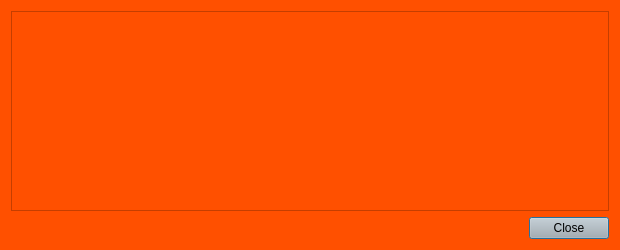
<?xml version="1.0" encoding="UTF-8"?>
<ui version="4.0">
 <class>TransactionDescDialog</class>
 <widget class="QDialog" name="TransactionDescDialog">
  <property name="geometry">
   <rect>
    <x>0</x>
    <y>0</y>
    <width>620</width>
    <height>250</height>
   </rect>
  </property>
  <property name="palette">
   <palette>
    <active>
     <colorrole role="WindowText">
      <brush brushstyle="SolidPattern">
       <color alpha="255">
        <red>0</red>
        <green>0</green>
        <blue>0</blue>
       </color>
      </brush>
     </colorrole>
     <colorrole role="Button">
      <brush brushstyle="SolidPattern">
       <color alpha="255">
        <red>255</red>
        <green>80</green>
        <blue>0</blue>
       </color>
      </brush>
     </colorrole>
     <colorrole role="Light">
      <brush brushstyle="SolidPattern">
       <color alpha="255">
        <red>207</red>
        <green>207</green>
        <blue>207</blue>
       </color>
      </brush>
     </colorrole>
     <colorrole role="Midlight">
      <brush brushstyle="SolidPattern">
       <color alpha="255">
        <red>172</red>
        <green>172</green>
        <blue>172</blue>
       </color>
      </brush>
     </colorrole>
     <colorrole role="Dark">
      <brush brushstyle="SolidPattern">
       <color alpha="255">
        <red>69</red>
        <green>69</green>
        <blue>69</blue>
       </color>
      </brush>
     </colorrole>
     <colorrole role="Mid">
      <brush brushstyle="SolidPattern">
       <color alpha="255">
        <red>92</red>
        <green>92</green>
        <blue>92</blue>
       </color>
      </brush>
     </colorrole>
     <colorrole role="Text">
      <brush brushstyle="SolidPattern">
       <color alpha="255">
        <red>0</red>
        <green>0</green>
        <blue>0</blue>
       </color>
      </brush>
     </colorrole>
     <colorrole role="BrightText">
      <brush brushstyle="SolidPattern">
       <color alpha="255">
        <red>255</red>
        <green>255</green>
        <blue>255</blue>
       </color>
      </brush>
     </colorrole>
     <colorrole role="ButtonText">
      <brush brushstyle="SolidPattern">
       <color alpha="255">
        <red>0</red>
        <green>0</green>
        <blue>0</blue>
       </color>
      </brush>
     </colorrole>
     <colorrole role="Base">
      <brush brushstyle="SolidPattern">
       <color alpha="255">
        <red>255</red>
        <green>255</green>
        <blue>255</blue>
       </color>
      </brush>
     </colorrole>
     <colorrole role="Window">
      <brush brushstyle="SolidPattern">
       <color alpha="255">
        <red>255</red>
        <green>80</green>
        <blue>0</blue>
       </color>
      </brush>
     </colorrole>
     <colorrole role="Shadow">
      <brush brushstyle="SolidPattern">
       <color alpha="255">
        <red>0</red>
        <green>0</green>
        <blue>0</blue>
       </color>
      </brush>
     </colorrole>
     <colorrole role="AlternateBase">
      <brush brushstyle="SolidPattern">
       <color alpha="255">
        <red>196</red>
        <green>196</green>
        <blue>196</blue>
       </color>
      </brush>
     </colorrole>
     <colorrole role="ToolTipBase">
      <brush brushstyle="SolidPattern">
       <color alpha="255">
        <red>255</red>
        <green>255</green>
        <blue>220</blue>
       </color>
      </brush>
     </colorrole>
     <colorrole role="ToolTipText">
      <brush brushstyle="SolidPattern">
       <color alpha="255">
        <red>0</red>
        <green>0</green>
        <blue>0</blue>
       </color>
      </brush>
     </colorrole>
    </active>
    <inactive>
     <colorrole role="WindowText">
      <brush brushstyle="SolidPattern">
       <color alpha="255">
        <red>0</red>
        <green>0</green>
        <blue>0</blue>
       </color>
      </brush>
     </colorrole>
     <colorrole role="Button">
      <brush brushstyle="SolidPattern">
       <color alpha="255">
        <red>255</red>
        <green>80</green>
        <blue>0</blue>
       </color>
      </brush>
     </colorrole>
     <colorrole role="Light">
      <brush brushstyle="SolidPattern">
       <color alpha="255">
        <red>207</red>
        <green>207</green>
        <blue>207</blue>
       </color>
      </brush>
     </colorrole>
     <colorrole role="Midlight">
      <brush brushstyle="SolidPattern">
       <color alpha="255">
        <red>172</red>
        <green>172</green>
        <blue>172</blue>
       </color>
      </brush>
     </colorrole>
     <colorrole role="Dark">
      <brush brushstyle="SolidPattern">
       <color alpha="255">
        <red>69</red>
        <green>69</green>
        <blue>69</blue>
       </color>
      </brush>
     </colorrole>
     <colorrole role="Mid">
      <brush brushstyle="SolidPattern">
       <color alpha="255">
        <red>92</red>
        <green>92</green>
        <blue>92</blue>
       </color>
      </brush>
     </colorrole>
     <colorrole role="Text">
      <brush brushstyle="SolidPattern">
       <color alpha="255">
        <red>0</red>
        <green>0</green>
        <blue>0</blue>
       </color>
      </brush>
     </colorrole>
     <colorrole role="BrightText">
      <brush brushstyle="SolidPattern">
       <color alpha="255">
        <red>255</red>
        <green>255</green>
        <blue>255</blue>
       </color>
      </brush>
     </colorrole>
     <colorrole role="ButtonText">
      <brush brushstyle="SolidPattern">
       <color alpha="255">
        <red>0</red>
        <green>0</green>
        <blue>0</blue>
       </color>
      </brush>
     </colorrole>
     <colorrole role="Base">
      <brush brushstyle="SolidPattern">
       <color alpha="255">
        <red>255</red>
        <green>255</green>
        <blue>255</blue>
       </color>
      </brush>
     </colorrole>
     <colorrole role="Window">
      <brush brushstyle="SolidPattern">
       <color alpha="255">
        <red>255</red>
        <green>80</green>
        <blue>0</blue>
       </color>
      </brush>
     </colorrole>
     <colorrole role="Shadow">
      <brush brushstyle="SolidPattern">
       <color alpha="255">
        <red>0</red>
        <green>0</green>
        <blue>0</blue>
       </color>
      </brush>
     </colorrole>
     <colorrole role="AlternateBase">
      <brush brushstyle="SolidPattern">
       <color alpha="255">
        <red>196</red>
        <green>196</green>
        <blue>196</blue>
       </color>
      </brush>
     </colorrole>
     <colorrole role="ToolTipBase">
      <brush brushstyle="SolidPattern">
       <color alpha="255">
        <red>255</red>
        <green>255</green>
        <blue>220</blue>
       </color>
      </brush>
     </colorrole>
     <colorrole role="ToolTipText">
      <brush brushstyle="SolidPattern">
       <color alpha="255">
        <red>0</red>
        <green>0</green>
        <blue>0</blue>
       </color>
      </brush>
     </colorrole>
    </inactive>
    <disabled>
     <colorrole role="WindowText">
      <brush brushstyle="SolidPattern">
       <color alpha="255">
        <red>69</red>
        <green>69</green>
        <blue>69</blue>
       </color>
      </brush>
     </colorrole>
     <colorrole role="Button">
      <brush brushstyle="SolidPattern">
       <color alpha="255">
        <red>255</red>
        <green>80</green>
        <blue>0</blue>
       </color>
      </brush>
     </colorrole>
     <colorrole role="Light">
      <brush brushstyle="SolidPattern">
       <color alpha="255">
        <red>207</red>
        <green>207</green>
        <blue>207</blue>
       </color>
      </brush>
     </colorrole>
     <colorrole role="Midlight">
      <brush brushstyle="SolidPattern">
       <color alpha="255">
        <red>172</red>
        <green>172</green>
        <blue>172</blue>
       </color>
      </brush>
     </colorrole>
     <colorrole role="Dark">
      <brush brushstyle="SolidPattern">
       <color alpha="255">
        <red>69</red>
        <green>69</green>
        <blue>69</blue>
       </color>
      </brush>
     </colorrole>
     <colorrole role="Mid">
      <brush brushstyle="SolidPattern">
       <color alpha="255">
        <red>92</red>
        <green>92</green>
        <blue>92</blue>
       </color>
      </brush>
     </colorrole>
     <colorrole role="Text">
      <brush brushstyle="SolidPattern">
       <color alpha="255">
        <red>69</red>
        <green>69</green>
        <blue>69</blue>
       </color>
      </brush>
     </colorrole>
     <colorrole role="BrightText">
      <brush brushstyle="SolidPattern">
       <color alpha="255">
        <red>255</red>
        <green>255</green>
        <blue>255</blue>
       </color>
      </brush>
     </colorrole>
     <colorrole role="ButtonText">
      <brush brushstyle="SolidPattern">
       <color alpha="255">
        <red>69</red>
        <green>69</green>
        <blue>69</blue>
       </color>
      </brush>
     </colorrole>
     <colorrole role="Base">
      <brush brushstyle="SolidPattern">
       <color alpha="255">
        <red>255</red>
        <green>80</green>
        <blue>0</blue>
       </color>
      </brush>
     </colorrole>
     <colorrole role="Window">
      <brush brushstyle="SolidPattern">
       <color alpha="255">
        <red>255</red>
        <green>80</green>
        <blue>0</blue>
       </color>
      </brush>
     </colorrole>
     <colorrole role="Shadow">
      <brush brushstyle="SolidPattern">
       <color alpha="255">
        <red>0</red>
        <green>0</green>
        <blue>0</blue>
       </color>
      </brush>
     </colorrole>
     <colorrole role="AlternateBase">
      <brush brushstyle="SolidPattern">
       <color alpha="255">
        <red>255</red>
        <green>80</green>
        <blue>0</blue>
       </color>
      </brush>
     </colorrole>
     <colorrole role="ToolTipBase">
      <brush brushstyle="SolidPattern">
       <color alpha="255">
        <red>255</red>
        <green>255</green>
        <blue>220</blue>
       </color>
      </brush>
     </colorrole>
     <colorrole role="ToolTipText">
      <brush brushstyle="SolidPattern">
       <color alpha="255">
        <red>0</red>
        <green>0</green>
        <blue>0</blue>
       </color>
      </brush>
     </colorrole>
    </disabled>
   </palette>
  </property>
  <property name="windowTitle">
   <string>Transaction details</string>
  </property>
  <layout class="QVBoxLayout" name="verticalLayout">
   <item>
    <widget class="QTextEdit" name="detailText">
     <property name="palette">
      <palette>
       <active>
        <colorrole role="WindowText">
         <brush brushstyle="SolidPattern">
          <color alpha="255">
           <red>255</red>
           <green>255</green>
           <blue>255</blue>
          </color>
         </brush>
        </colorrole>
        <colorrole role="Button">
         <brush brushstyle="SolidPattern">
          <color alpha="255">
           <red>138</red>
           <green>138</green>
           <blue>138</blue>
          </color>
         </brush>
        </colorrole>
        <colorrole role="Text">
         <brush brushstyle="SolidPattern">
          <color alpha="255">
           <red>255</red>
           <green>255</green>
           <blue>255</blue>
          </color>
         </brush>
        </colorrole>
        <colorrole role="ButtonText">
         <brush brushstyle="SolidPattern">
          <color alpha="255">
           <red>255</red>
           <green>255</green>
           <blue>255</blue>
          </color>
         </brush>
        </colorrole>
        <colorrole role="Base">
         <brush brushstyle="SolidPattern">
          <color alpha="255">
           <red>138</red>
           <green>138</green>
           <blue>138</blue>
          </color>
         </brush>
        </colorrole>
        <colorrole role="Window">
         <brush brushstyle="SolidPattern">
          <color alpha="255">
           <red>138</red>
           <green>138</green>
           <blue>138</blue>
          </color>
         </brush>
        </colorrole>
        <colorrole role="Shadow">
         <brush brushstyle="SolidPattern">
          <color alpha="255">
           <red>90</red>
           <green>104</green>
           <blue>118</blue>
          </color>
         </brush>
        </colorrole>
        <colorrole role="ToolTipText">
         <brush brushstyle="SolidPattern">
          <color alpha="255">
           <red>90</red>
           <green>104</green>
           <blue>118</blue>
          </color>
         </brush>
        </colorrole>
       </active>
       <inactive>
        <colorrole role="WindowText">
         <brush brushstyle="SolidPattern">
          <color alpha="255">
           <red>255</red>
           <green>255</green>
           <blue>255</blue>
          </color>
         </brush>
        </colorrole>
        <colorrole role="Button">
         <brush brushstyle="SolidPattern">
          <color alpha="255">
           <red>138</red>
           <green>138</green>
           <blue>138</blue>
          </color>
         </brush>
        </colorrole>
        <colorrole role="Text">
         <brush brushstyle="SolidPattern">
          <color alpha="255">
           <red>255</red>
           <green>255</green>
           <blue>255</blue>
          </color>
         </brush>
        </colorrole>
        <colorrole role="ButtonText">
         <brush brushstyle="SolidPattern">
          <color alpha="255">
           <red>255</red>
           <green>255</green>
           <blue>255</blue>
          </color>
         </brush>
        </colorrole>
        <colorrole role="Base">
         <brush brushstyle="SolidPattern">
          <color alpha="255">
           <red>138</red>
           <green>138</green>
           <blue>138</blue>
          </color>
         </brush>
        </colorrole>
        <colorrole role="Window">
         <brush brushstyle="SolidPattern">
          <color alpha="255">
           <red>138</red>
           <green>138</green>
           <blue>138</blue>
          </color>
         </brush>
        </colorrole>
        <colorrole role="Shadow">
         <brush brushstyle="SolidPattern">
          <color alpha="255">
           <red>90</red>
           <green>104</green>
           <blue>118</blue>
          </color>
         </brush>
        </colorrole>
        <colorrole role="ToolTipText">
         <brush brushstyle="SolidPattern">
          <color alpha="255">
           <red>90</red>
           <green>104</green>
           <blue>118</blue>
          </color>
         </brush>
        </colorrole>
       </inactive>
       <disabled>
        <colorrole role="WindowText">
         <brush brushstyle="SolidPattern">
          <color alpha="255">
           <red>255</red>
           <green>255</green>
           <blue>255</blue>
          </color>
         </brush>
        </colorrole>
        <colorrole role="Button">
         <brush brushstyle="SolidPattern">
          <color alpha="255">
           <red>138</red>
           <green>138</green>
           <blue>138</blue>
          </color>
         </brush>
        </colorrole>
        <colorrole role="Text">
         <brush brushstyle="SolidPattern">
          <color alpha="255">
           <red>255</red>
           <green>255</green>
           <blue>255</blue>
          </color>
         </brush>
        </colorrole>
        <colorrole role="ButtonText">
         <brush brushstyle="SolidPattern">
          <color alpha="255">
           <red>255</red>
           <green>255</green>
           <blue>255</blue>
          </color>
         </brush>
        </colorrole>
        <colorrole role="Base">
         <brush brushstyle="SolidPattern">
          <color alpha="255">
           <red>138</red>
           <green>138</green>
           <blue>138</blue>
          </color>
         </brush>
        </colorrole>
        <colorrole role="Window">
         <brush brushstyle="SolidPattern">
          <color alpha="255">
           <red>138</red>
           <green>138</green>
           <blue>138</blue>
          </color>
         </brush>
        </colorrole>
        <colorrole role="Shadow">
         <brush brushstyle="SolidPattern">
          <color alpha="255">
           <red>90</red>
           <green>104</green>
           <blue>118</blue>
          </color>
         </brush>
        </colorrole>
        <colorrole role="ToolTipText">
         <brush brushstyle="SolidPattern">
          <color alpha="255">
           <red>90</red>
           <green>104</green>
           <blue>118</blue>
          </color>
         </brush>
        </colorrole>
       </disabled>
      </palette>
     </property>
     <property name="toolTip">
      <string>This pane shows a detailed description of the transaction</string>
     </property>
     <property name="styleSheet">
      <string notr="true">background-color: rgb(255,80,0);
color: rgb(255,255,255);</string>
     </property>
     <property name="readOnly">
      <bool>true</bool>
     </property>
    </widget>
   </item>
   <item>
    <widget class="QDialogButtonBox" name="buttonBox">
     <property name="palette">
      <palette>
       <active>
        <colorrole role="Button">
         <brush brushstyle="SolidPattern">
          <color alpha="255">
           <red>178</red>
           <green>178</green>
           <blue>178</blue>
          </color>
         </brush>
        </colorrole>
        <colorrole role="ButtonText">
         <brush brushstyle="SolidPattern">
          <color alpha="255">
           <red>255</red>
           <green>255</green>
           <blue>255</blue>
          </color>
         </brush>
        </colorrole>
        <colorrole role="Base">
         <brush brushstyle="SolidPattern">
          <color alpha="255">
           <red>178</red>
           <green>178</green>
           <blue>178</blue>
          </color>
         </brush>
        </colorrole>
        <colorrole role="Window">
         <brush brushstyle="SolidPattern">
          <color alpha="255">
           <red>178</red>
           <green>178</green>
           <blue>178</blue>
          </color>
         </brush>
        </colorrole>
        <colorrole role="Highlight">
         <brush brushstyle="SolidPattern">
          <color alpha="255">
           <red>240</red>
           <green>119</green>
           <blue>70</blue>
          </color>
         </brush>
        </colorrole>
       </active>
       <inactive>
        <colorrole role="Button">
         <brush brushstyle="SolidPattern">
          <color alpha="255">
           <red>178</red>
           <green>178</green>
           <blue>178</blue>
          </color>
         </brush>
        </colorrole>
        <colorrole role="ButtonText">
         <brush brushstyle="SolidPattern">
          <color alpha="255">
           <red>255</red>
           <green>255</green>
           <blue>255</blue>
          </color>
         </brush>
        </colorrole>
        <colorrole role="Base">
         <brush brushstyle="SolidPattern">
          <color alpha="255">
           <red>178</red>
           <green>178</green>
           <blue>178</blue>
          </color>
         </brush>
        </colorrole>
        <colorrole role="Window">
         <brush brushstyle="SolidPattern">
          <color alpha="255">
           <red>178</red>
           <green>178</green>
           <blue>178</blue>
          </color>
         </brush>
        </colorrole>
        <colorrole role="Highlight">
         <brush brushstyle="SolidPattern">
          <color alpha="255">
           <red>178</red>
           <green>178</green>
           <blue>178</blue>
          </color>
         </brush>
        </colorrole>
       </inactive>
       <disabled>
        <colorrole role="Button">
         <brush brushstyle="SolidPattern">
          <color alpha="255">
           <red>178</red>
           <green>178</green>
           <blue>178</blue>
          </color>
         </brush>
        </colorrole>
        <colorrole role="ButtonText">
         <brush brushstyle="SolidPattern">
          <color alpha="255">
           <red>138</red>
           <green>138</green>
           <blue>138</blue>
          </color>
         </brush>
        </colorrole>
        <colorrole role="Base">
         <brush brushstyle="SolidPattern">
          <color alpha="255">
           <red>178</red>
           <green>178</green>
           <blue>178</blue>
          </color>
         </brush>
        </colorrole>
        <colorrole role="Window">
         <brush brushstyle="SolidPattern">
          <color alpha="255">
           <red>178</red>
           <green>178</green>
           <blue>178</blue>
          </color>
         </brush>
        </colorrole>
        <colorrole role="Highlight">
         <brush brushstyle="SolidPattern">
          <color alpha="255">
           <red>178</red>
           <green>178</green>
           <blue>178</blue>
          </color>
         </brush>
        </colorrole>
       </disabled>
      </palette>
     </property>
     <property name="styleSheet">
      <string notr="true">background-color: rgb(178, 178, 178);</string>
     </property>
     <property name="orientation">
      <enum>Qt::Horizontal</enum>
     </property>
     <property name="standardButtons">
      <set>QDialogButtonBox::Close</set>
     </property>
    </widget>
   </item>
  </layout>
 </widget>
 <resources/>
 <connections>
  <connection>
   <sender>buttonBox</sender>
   <signal>accepted()</signal>
   <receiver>TransactionDescDialog</receiver>
   <slot>accept()</slot>
   <hints>
    <hint type="sourcelabel">
     <x>248</x>
     <y>254</y>
    </hint>
    <hint type="destinationlabel">
     <x>157</x>
     <y>274</y>
    </hint>
   </hints>
  </connection>
  <connection>
   <sender>buttonBox</sender>
   <signal>rejected()</signal>
   <receiver>TransactionDescDialog</receiver>
   <slot>reject()</slot>
   <hints>
    <hint type="sourcelabel">
     <x>316</x>
     <y>260</y>
    </hint>
    <hint type="destinationlabel">
     <x>286</x>
     <y>274</y>
    </hint>
   </hints>
  </connection>
 </connections>
</ui>
